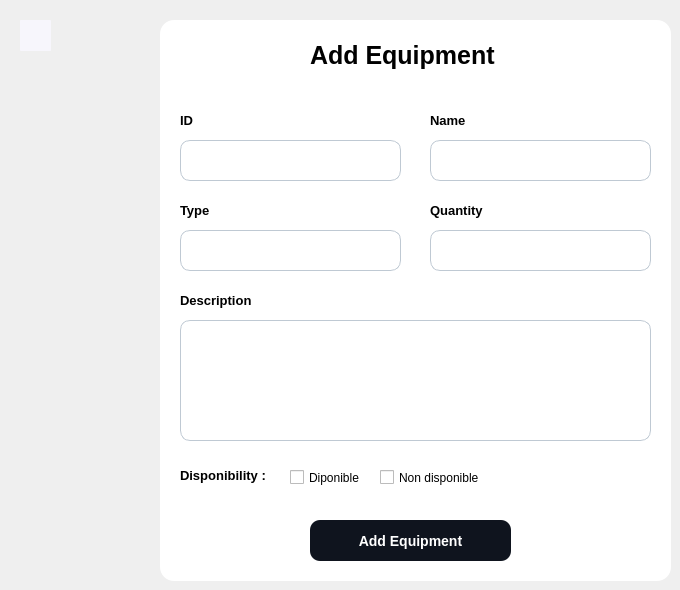
         <widget class="QWidget" name="page">
          <widget class="QLineEdit" name="ID">
           <property name="geometry">
            <rect>
             <x>180</x>
             <y>140</y>
             <width>221</width>
             <height>41</height>
            </rect>
           </property>
           <property name="styleSheet">
            <string notr="true">#ID {
	background-color:white ; 
	border-radius:10px ; 
	font-size:13px ; 
	padding-left : 15px ; 
	border:1px solid #BFC9D3 ; 
}</string>
           </property>
          </widget>
          <widget class="QLabel" name="title1">
           <property name="geometry">
            <rect>
             <x>310</x>
             <y>40</y>
             <width>201</width>
             <height>31</height>
            </rect>
           </property>
           <property name="styleSheet">
            <string notr="true">#title1 {
	font-size: 25px ; 
	font-weight:bold ; 
	
}</string>
           </property>
           <property name="text">
            <string>Add Equipment</string>
           </property>
          </widget>
          <widget class="QLineEdit" name="name">
           <property name="geometry">
            <rect>
             <x>430</x>
             <y>140</y>
             <width>221</width>
             <height>41</height>
            </rect>
           </property>
           <property name="styleSheet">
            <string notr="true">#name {
	background-color:white ; 
	border-radius:10px ; 
	font-size:13px ; 
	padding-left : 15px ; 
	border:1px solid #BFC9D3 ; 
}</string>
           </property>
          </widget>
          <widget class="QLabel" name="label_2">
           <property name="geometry">
            <rect>
             <x>180</x>
             <y>110</y>
             <width>21</width>
             <height>21</height>
            </rect>
           </property>
           <property name="styleSheet">
            <string notr="true">font-size:13px;
font-weight:bold ; </string>
           </property>
           <property name="text">
            <string>ID</string>
           </property>
          </widget>
          <widget class="QLabel" name="label_3">
           <property name="geometry">
            <rect>
             <x>430</x>
             <y>110</y>
             <width>41</width>
             <height>21</height>
            </rect>
           </property>
           <property name="styleSheet">
            <string notr="true">font-size:13px;
font-weight:bold ; </string>
           </property>
           <property name="text">
            <string>Name</string>
           </property>
          </widget>
          <widget class="QLineEdit" name="type">
           <property name="geometry">
            <rect>
             <x>180</x>
             <y>230</y>
             <width>221</width>
             <height>41</height>
            </rect>
           </property>
           <property name="styleSheet">
            <string notr="true">#type {
	background-color:white ; 
	border-radius:10px ; 
	font-size:13px ; 
	padding-left : 15px ; 
	border:1px solid #BFC9D3 ; 
}</string>
           </property>
          </widget>
          <widget class="QLabel" name="label_4">
           <property name="geometry">
            <rect>
             <x>180</x>
             <y>200</y>
             <width>31</width>
             <height>21</height>
            </rect>
           </property>
           <property name="styleSheet">
            <string notr="true">font-size:13px;
font-weight:bold ; </string>
           </property>
           <property name="text">
            <string>Type</string>
           </property>
          </widget>
          <widget class="QLineEdit" name="qnt">
           <property name="geometry">
            <rect>
             <x>430</x>
             <y>230</y>
             <width>221</width>
             <height>41</height>
            </rect>
           </property>
           <property name="styleSheet">
            <string notr="true">#qnt {
	background-color:white ; 
	border-radius:10px ; 
	font-size:13px ; 
	padding-left : 15px ; 
	border:1px solid #BFC9D3 ; 

}</string>
           </property>
          </widget>
          <widget class="QLabel" name="label_5">
           <property name="geometry">
            <rect>
             <x>430</x>
             <y>200</y>
             <width>61</width>
             <height>21</height>
            </rect>
           </property>
           <property name="styleSheet">
            <string notr="true">font-size:13px;
font-weight:bold ; </string>
           </property>
           <property name="text">
            <string>Quantity</string>
           </property>
          </widget>
          <widget class="QTextEdit" name="desc">
           <property name="geometry">
            <rect>
             <x>180</x>
             <y>320</y>
             <width>471</width>
             <height>121</height>
            </rect>
           </property>
           <property name="styleSheet">
            <string notr="true">#desc{
	background-color:white ; 
	border-radius:10px ; 
	font-size:13px ; 
	padding : 15px 0 0 15px ; 
	border:1px solid #BFC9D3 ; 

}</string>
           </property>
          </widget>
          <widget class="QLabel" name="label_6">
           <property name="geometry">
            <rect>
             <x>180</x>
             <y>460</y>
             <width>91</width>
             <height>31</height>
            </rect>
           </property>
           <property name="styleSheet">
            <string notr="true">font-size:13px;
font-weight:bold ; </string>
           </property>
           <property name="text">
            <string>Disponibility :</string>
           </property>
          </widget>
          <widget class="QLabel" name="label_7">
           <property name="geometry">
            <rect>
             <x>180</x>
             <y>290</y>
             <width>81</width>
             <height>21</height>
            </rect>
           </property>
           <property name="styleSheet">
            <string notr="true">font-size:13px;
font-weight:bold ; </string>
           </property>
           <property name="text">
            <string>Description</string>
           </property>
          </widget>
          <widget class="QCheckBox" name="checkBox">
           <property name="geometry">
            <rect>
             <x>290</x>
             <y>467</y>
             <width>70</width>
             <height>21</height>
            </rect>
           </property>
           <property name="cursor">
            <cursorShape>PointingHandCursor</cursorShape>
           </property>
           <property name="text">
            <string>Diponible</string>
           </property>
           <property name="autoExclusive">
            <bool>true</bool>
           </property>
           <property name="tristate">
            <bool>false</bool>
           </property>
          </widget>
          <widget class="QCheckBox" name="checkBox_2">
           <property name="geometry">
            <rect>
             <x>380</x>
             <y>467</y>
             <width>101</width>
             <height>21</height>
            </rect>
           </property>
           <property name="cursor">
            <cursorShape>PointingHandCursor</cursorShape>
           </property>
           <property name="text">
            <string>Non disponible</string>
           </property>
           <property name="autoExclusive">
            <bool>true</bool>
           </property>
           <property name="tristate">
            <bool>false</bool>
           </property>
          </widget>
          <widget class="QPushButton" name="add_equip">
           <property name="geometry">
            <rect>
             <x>310</x>
             <y>520</y>
             <width>201</width>
             <height>41</height>
            </rect>
           </property>
           <property name="cursor">
            <cursorShape>PointingHandCursor</cursorShape>
           </property>
           <property name="styleSheet">
            <string notr="true">#add_equip {
	background-color:#0F141E ; 
	border-radius:10px ; 
	color : white ; 
	font-size:14px ; 
	font-weight:bold; 
}

#add_equip::hover {
	background-color:#4AC7EA ; 
	color:white ; 
}</string>
           </property>
           <property name="text">
            <string>Add Equipment</string>
           </property>
          </widget>
          <widget class="QPushButton" name="back">
           <property name="geometry">
            <rect>
             <x>20</x>
             <y>20</y>
             <width>31</width>
             <height>31</height>
            </rect>
           </property>
           <property name="cursor">
            <cursorShape>PointingHandCursor</cursorShape>
           </property>
           <property name="styleSheet">
            <string notr="true">#back {
	background-color:#F7F6FC; 
	border-radius:1px ; 
	image: url(:/arrow-left (1).svg);
}

#back::hover {
	
	image: url(:/arrow-left.svg);
}</string>
           </property>
           <property name="text">
            <string/>
           </property>
          </widget>
          <widget class="QWidget" name="add_container" native="true">
           <property name="geometry">
            <rect>
             <x>160</x>
             <y>20</y>
             <width>511</width>
             <height>561</height>
            </rect>
           </property>
           <property name="styleSheet">
            <string notr="true">#add_container {
	background-color :white ; 
	border-radius :14px ; 
}</string>
           </property>
          </widget>
          <zorder>add_container</zorder>
          <zorder>ID</zorder>
          <zorder>title1</zorder>
          <zorder>name</zorder>
          <zorder>label_2</zorder>
          <zorder>label_3</zorder>
          <zorder>type</zorder>
          <zorder>label_4</zorder>
          <zorder>qnt</zorder>
          <zorder>label_5</zorder>
          <zorder>desc</zorder>
          <zorder>label_6</zorder>
          <zorder>label_7</zorder>
          <zorder>checkBox</zorder>
          <zorder>checkBox_2</zorder>
          <zorder>add_equip</zorder>
          <zorder>back</zorder>
         </widget>
